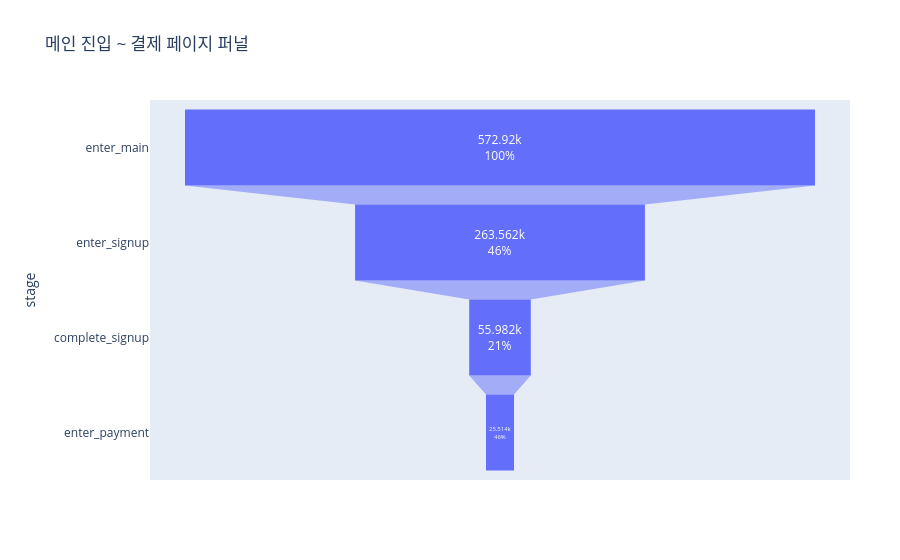

Source (notebook cell):
### Code cell
import plotly.express as px

df_seg1 = pd.DataFrame({
    'number': list(funnel.values()),
    'stage':  list(funnel.keys())
})

fig = px.funnel(df_seg1, x='number', y='stage', title='메인 진입 ~ 결제 페이지 퍼널')
fig.update_traces(textposition='inside', textinfo='value+percent previous')
fig.update_layout(margin=dict(l=150, r=50))
fig.show()

### Figure 1 — Plotly figure (JSON) as saved in the notebook; plotly's stock layout.template omitted (floating-point values rounded to 4 significant figures)
{"data": [{"hovertemplate": "number=%{x}<br>stage=%{y}<extra></extra>", "legendgroup": "", "marker": {"color": "#636efa"}, "name": "", "orientation": "h", "showlegend": false, "textinfo": "value+percent previous", "textposition": "inside", "type": "funnel", "x": [572920, 263562, 55982, 25514], "xaxis": "x", "y": ["enter_main", "enter_signup", "complete_signup", "enter_payment"], "yaxis": "y"}], "layout": {"legend": {"tracegroupgap": 0}, "margin": {"l": 150, "r": 50}, "title": {"text": "메인 진입 ~ 결제 페이지 퍼널"}, "xaxis": {"anchor": "y", "domain": [0, 1], "title": {"text": "number"}}, "yaxis": {"anchor": "x", "domain": [0, 1], "title": {"text": "stage"}}}}
